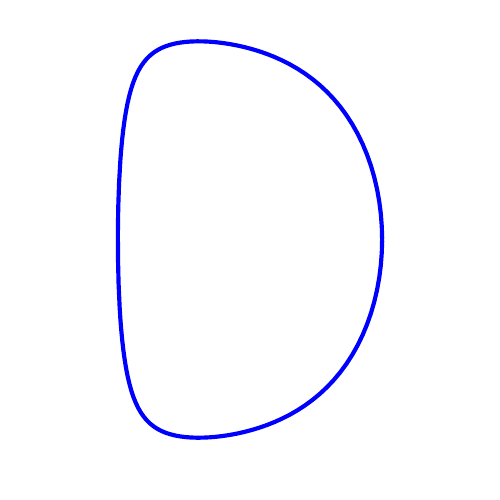

This chart was generated by the following Python code:
import numpy as np
import matplotlib.pyplot as plt
from matplotlib import rc

rc('text',usetex=True)
rc('font',size=12)

#======================================
fig = plt.figure(figsize=(5,5))
ax = fig.add_subplot(111)
ax.set_aspect('equal')
#=====================================

t=np.linspace(0,2*np.pi,128)

r = 0.5
k = 1.5
d = 0.4
s = 0.15
# R-R0
x = r*np.cos(t+d*np.sin(t))
# Z-Z0
y = k*r*np.sin(t+s*np.sin(2*t))

ax.plot(x,y,'-b',linewidth=3)

#ax.set_xlim([-1,1])
#ax.set_ylim([-1,1])
#ax.legend(loc=2)
plt.tight_layout()
plt.axis('off')
plt.savefig('surface.pdf')
